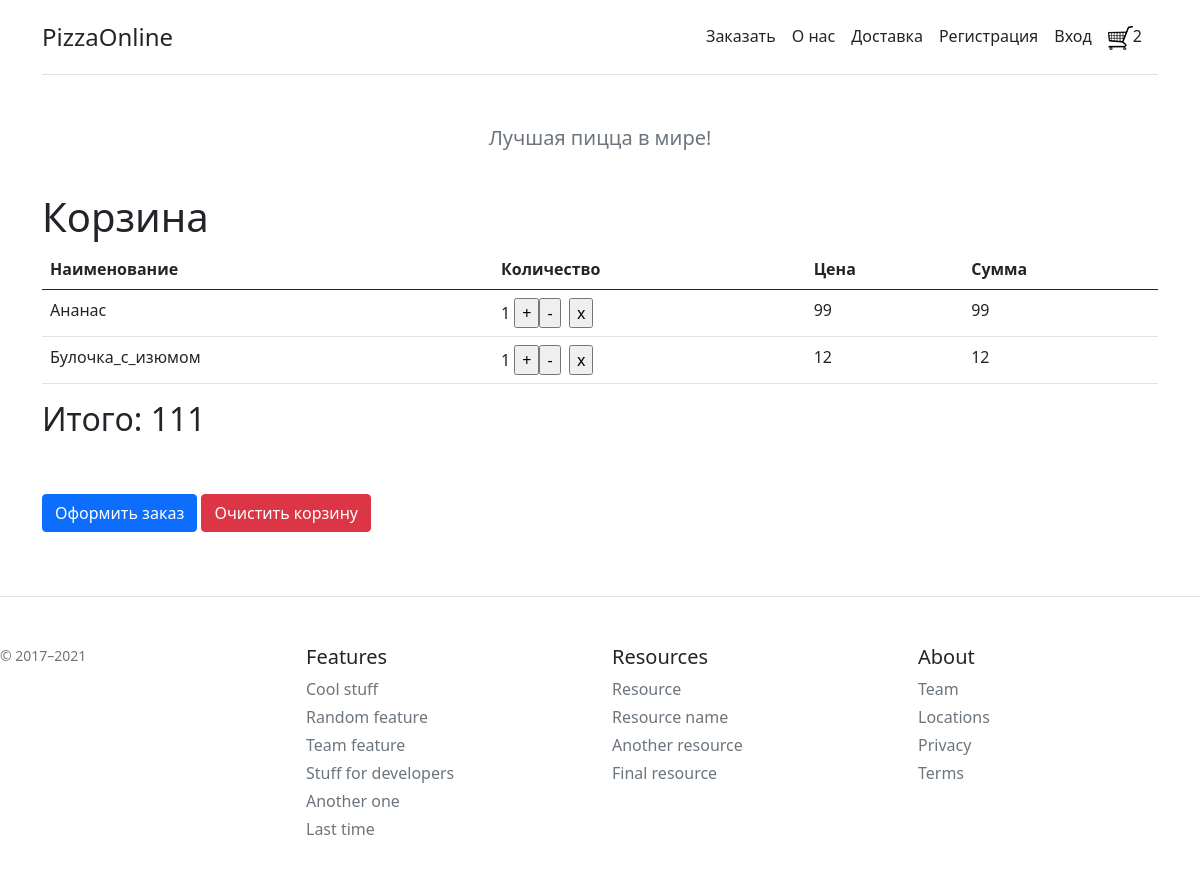
The page /basket on the database its author committed.
### app.py (models this page shows, shortened)
class Basket(db.Model):
    id = db.Column(db.Integer, primary_key=True)
    item_id = db.Column(db.Integer)
    item_quantity = db.Column(db.Integer)
    item_price = db.Column(db.Integer)

class Item(db.Model):
    id = db.Column(db.Integer, primary_key=True)
    title = db.Column(db.Text, nullable=False)
    image = db.Column(db.Text, default="jpg.jpg")
    price = db.Column(db.Integer, nullable=False)
    about = db.Column(db.Text)
    recept_id = db.Column(db.Integer, default=0)
    isActive = db.Column(db.Boolean, default=True)
    def __repr__(self):
        return self.title

### app.py (the view)
@app.route('/basket', methods=['POST', 'GET'])
def basket():
    global basket
    global basket_count
    if request.method == "POST":
        basket = Basket.query.all()
        l = len(basket)+3
        for i in range(1, len(basket)+3):
            s = 'btn'+str(i)
            d = 'del'+str(i)
            r = request.form.get(s)
            if r == '+':
                basket = Basket.query.get(i)
                basket.item_quantity += 1
            elif r == '-':
                basket = Basket.query.get(i)
                if basket.item_quantity > 1:
                    basket.item_quantity -= 1
            else:
                r = request.form.get(d)
                if r == 'x':
                    basket = Basket.query.get(i)
                    db.session.delete(basket)
        try:
            db.session.commit()
        except:
            return "Произошла ошибка инкримента товара"
        if  request.form.get("btn") == "Очистить корзину":
            basket_erase()
        elif request.form.get("btn") == "Оформить заказ":
            return redirect('/delivery')
        return redirect('/basket')
    else:
        basket = Basket.query.order_by(Basket.id).all()
        items = Item.query.all()
        summ = 0
        basket_count = 0
        for elem in basket:
            item = Item.query.get(elem.item_id)
            summ = summ + item.price * elem.item_quantity
            basket_count = basket_count +  elem.item_quantity
        return render_template('basket.html', bsk=basket, item=items, summ=summ)

### app.py (called while the page is built)
@app.context_processor
def inject_user():
    return dict(basket_count=basket_count)

### templates/basket.html (shortened to what this page needs)
{% extends 'base.html' %}
{% block body %}
    <h1>Корзина</h1>
    <table class="table">
        <thead>
        <th>Наименование</th> <th>Количество</th> <th>Цена</th> <th>Сумма</th>
        </thead>
    <form action="/basket" method="post">
        <tbody>
            {% for el in bsk%}
                <tr><td>{{ item[el.item_id-1] }} </td><td>{{ el.item_quantity }} <input type="submit"  name="btn{{el.id}}" value="+"><input type="submit"  name="btn{{el.id}}" value="-">&nbsp;&nbsp;<input type="submit"  name="del{{el.id}}" value="x"></td><td>{{ item[el.item_id-1].price }} </td><td>{{ item[el.item_id-1].price *  el.item_quantity}} </td></tr>
            {% endfor %}
        </tbody>
    </table>
    <h2>Итого: {{ summ }}</h2>
    <br><br>
    <input type="submit" class="btn btn-primary" name="btn" value="Оформить заказ">
    <input type="submit" class="btn btn-danger" name="btn" value="Очистить корзину">
    </div>
{% endblock %}

### static/css/main.css (style rules this page uses)
body { background: red; }

### rows shown on the page
Basket: item.title "Ананас", item_quantity "1"
Item: price "99", item[el.item_id-1].price*el.item_quantity "99"
Basket: item.title "Булочка_с_изюмом", item_quantity "1"
Item: price "12", item[el.item_id-1].price*el.item_quantity "12"

### other values the page prints
{{ basket_count }} "2"
{{ summ }} "111"
